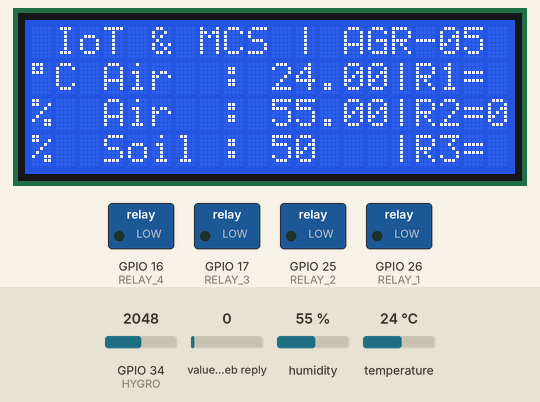
The sketch below on a simulated ESP32. Shown: 20×4 character LCD, switched loads named in the sketch (green lamp = pin HIGH). The test bench sets the inputs (shaded band); at power-on: value in the web reply 0, GPIO 34 (HYGRO) = 2048, humidity 55 %, temperature 24 °C. WiFi joins after 1.5 s; servers stay silent unless stated; web services answer with replies made up by the test bench; what the sketch prints to the serial monitor is not drawn.

Above: at 5.6 s.
5.7 s: value in the web reply set to 25
At 16.4 s:
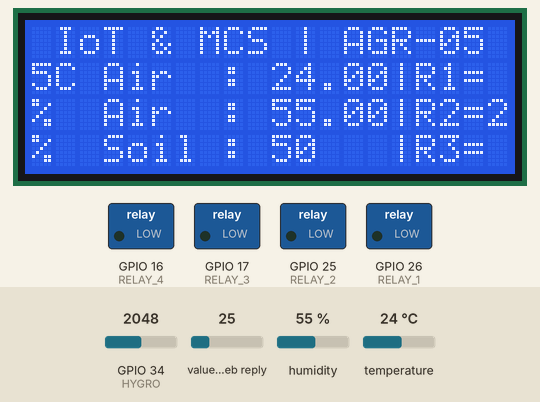
17.1 s: GPIO 34 (HYGRO) set to 2866
At 26.4 s:
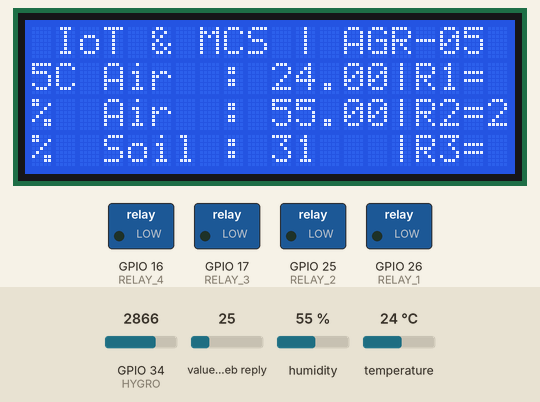
27.1 s: humidity set to 22 %
At 36.9 s:
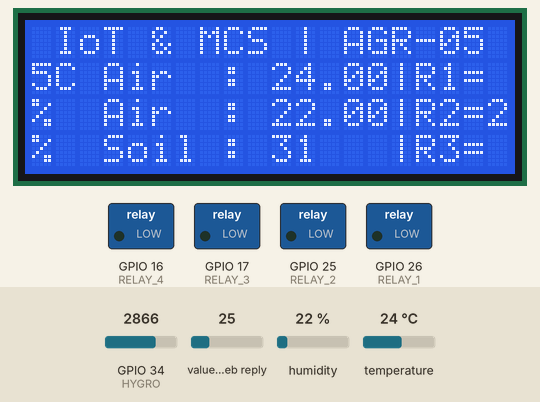
37.7 s: temperature set to 12 °C
At 47.4 s:
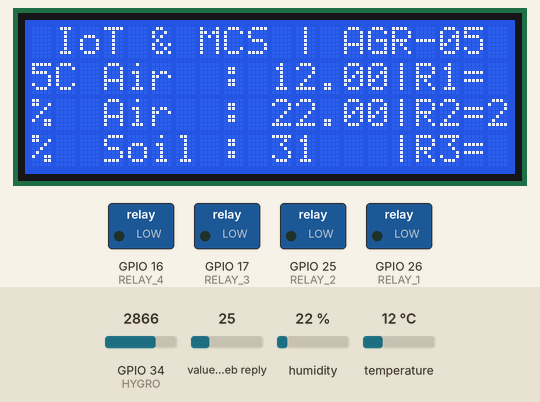
48.3 s: GPIO 34 (HYGRO) set to 3972
At 57.4 s:
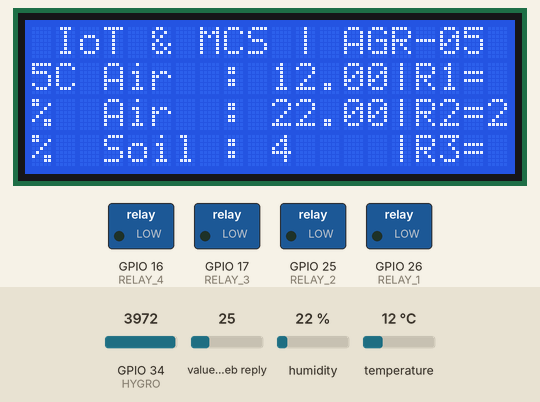
58.3 s: GPIO 34 (HYGRO) set to 1228
At 67.8 s:
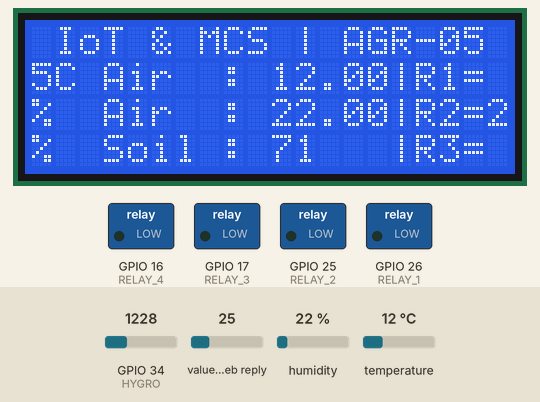
Timing chart, 0 to 69.3 s (numbered marks = the images above; inputs shaded):
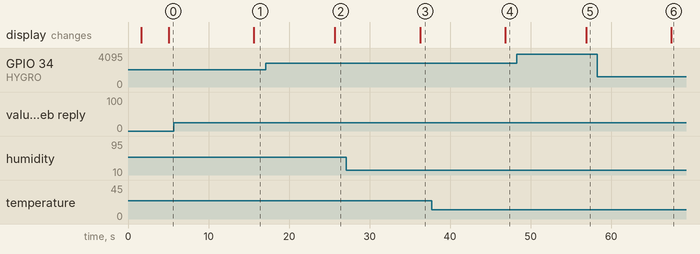

The sketch:

write-read_thingspeak.ino
```cpp
#include <WiFi.h>
#include <DHT.h>
#include <ThingSpeak.h>
#include <elapsedMillis.h>
#include <LiquidCrystal_I2C.h>

#define DHTPIN 4
#define DHTTYPE DHT21
#define HYGRO 34
#define RELAY_1 26
#define RELAY_2 25
#define RELAY_3 17
#define RELAY_4 16

#define WIFI_SSID "UGMURO-INET"
#define WIFI_PASSWORD "Gepuk15000"

unsigned long thingSpeakInterval  = 15000;
unsigned long sensorInterval      = 5000;
unsigned long controlInterval     = 5000;
unsigned long displayInterval     = 5000;

unsigned int lampField    = 4;
unsigned long channelNum  = 2593423;
const char* ReadAPIKey    = "FFRWJ6PFFLFCXIZZ";
const char* WriteAPIKey   = "UYFUNLQMWU4ZTC2Y";

float h, c, f, hi;
int lampStatus, soil, soilPercentage;

DHT dht (DHTPIN, DHTTYPE);
elapsedMillis thingSpeakMillis;
elapsedMillis sensorMillis;
elapsedMillis controlMillis;
elapsedMillis displayMillis;
WiFiClient client;
LiquidCrystal_I2C lcd = LiquidCrystal_I2C (0x27, 20, 4);

void setup()
{
  Serial.begin (115200);

  WiFi.begin(WIFI_SSID, WIFI_PASSWORD);
  Serial.print("Connecting to Wi-Fi");
  while (WiFi.status() != WL_CONNECTED)
  {
    Serial.print(".");
    delay(300);
  }
  Serial.println();
  Serial.print("Connected with IP: ");
  Serial.println(WiFi.localIP());
  Serial.println();

  lcd.init();
  lcd.backlight();

  pinMode (HYGRO, INPUT);

  pinMode (RELAY_1, OUTPUT);
  pinMode (RELAY_2, OUTPUT);
  pinMode (RELAY_3, OUTPUT);
  pinMode (RELAY_4, OUTPUT);

  dht.begin();
  ThingSpeak.begin(client);

  lcd.setCursor (0, 0);
  lcd.print (" IoT & MCS | AGR-05 ");
  lcd.setCursor (0, 1);
  lcd.print ((char)223);
  lcd.print ("C Air  :");
  lcd.setCursor (0, 2);
  lcd.print ("%  Air  :");
  lcd.setCursor (0, 3);
  lcd.print ("%  Soil :");

  lcd.setCursor (15, 1);
  lcd.print("|");
  lcd.setCursor (15, 2);
  lcd.print("|");
  lcd.setCursor (15, 3);
  lcd.print("|");

  lcd.setCursor (16, 1);
  lcd.print("R1=");
  lcd.setCursor (16, 2);
  lcd.print("R2=");
  lcd.setCursor (16, 3);
  lcd.print("R3=");
}

void loop()
{
  if (sensorMillis >= sensorInterval)
  {
    h = dht.readHumidity();
    c = dht.readTemperature();

    soil = analogRead (HYGRO);
    soilPercentage = map (soil, 0, 4095, 100, 0);

    Serial.print("Humidity    : ");
    Serial.print(h);
    Serial.println("%");
    Serial.print("Temperature : ");
    Serial.print(c);
    Serial.println("*C");
    Serial.print("Soil        : ");
    Serial.print(soilPercentage);
    Serial.println("%");
    Serial.println("=========================");
    Serial.print("Lamp Status : ");
    if (lampStatus == -1)
    {
      lampStatus = 0;
    }
    Serial.println(lampStatus);
    Serial.println("=========================");

    sensorMillis = 0;
  }

  if (thingSpeakMillis >= thingSpeakInterval)
  {
    ThingSpeak.setField (1, c);
    ThingSpeak.setField (2, h);
    ThingSpeak.setField (3, soilPercentage);

    ThingSpeak.writeFields (channelNum, WriteAPIKey);

    lampStatus = ThingSpeak.readIntField (channelNum, lampField, ReadAPIKey);

    thingSpeakMillis = 0;
  }

  if (displayMillis >= displayInterval)
  {
    lcd.setCursor (10, 1);
    lcd.print("     ");
    lcd.setCursor (10, 1);
    lcd.print(c);
    lcd.setCursor (10, 2);
    lcd.print("     ");
    lcd.setCursor (10, 2);
    lcd.print(h);
    lcd.setCursor (10, 3);
    lcd.print("     ");
    lcd.setCursor (10, 3);
    lcd.print(soilPercentage);

    lcd.setCursor (19, 2);
    lcd.print(lampStatus);

    displayMillis = 0;
  }

  if (controlMillis >= controlInterval)
  {
    if (lampStatus == 1)
    {
      digitalWrite (RELAY_2, HIGH);
    }
    else
    {
      digitalWrite (RELAY_2, LOW);
    }

    controlMillis = 0;
  }
}
```

Measured:
- after the input at 5.7 s, the display: changes after 9.9 s (image 1)
- after the input at 17.1 s, the display: changes after 8.6 s (image 2)
- after the input at 27.1 s, the display: changes after 9.2 s (image 3)
- after the input at 37.7 s, the display: changes after 9.1 s (image 4)
- after the input at 48.3 s, the display: changes after 8.6 s (image 5)
- after the input at 58.3 s, the display: changes after 9.2 s (image 6)
